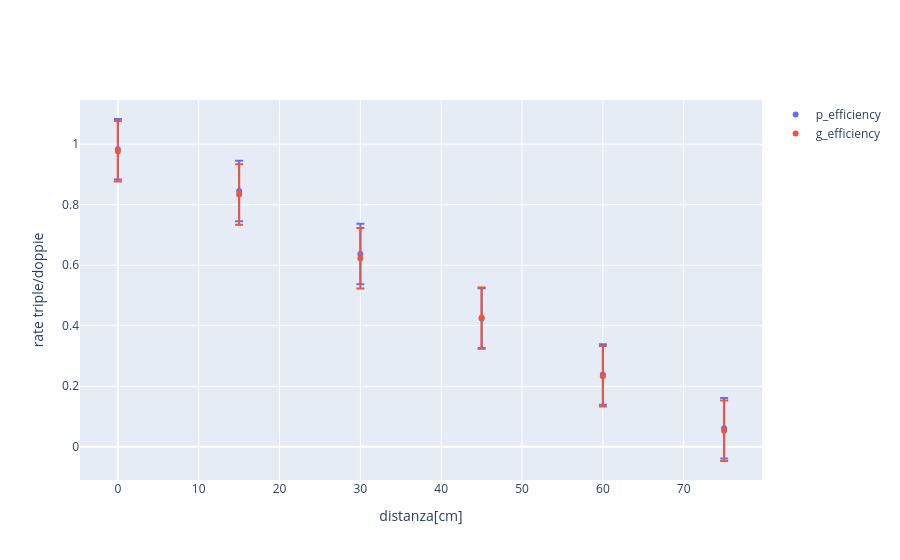

Here is the notebook cell this chart was saved with:
### Markdown cell above
# Efficiency

### Code cell
fig = go.Figure()

fig.add_trace( go.Scatter( x = df_P['p_distanza[cm]'] , y = ((df_P[' pgm_triple'])/(df_P[' gm_doppie'])) , mode = 'markers' , name = 'p_efficiency' , error_y = dict( type='data' , array=0.1*np.ones_like(df_P['p_distanza[cm]']) , visible = True)))


fig.add_trace( go.Scatter( x = df_G['g_distanza[cm]'] , y = ((df_G[' pgm_triple'])/(df_G[' pm_doppie'])) , mode = 'markers' , name = 'g_efficiency' , error_y = dict( type='data' , array=0.1*np.ones_like(df_G['g_distanza[cm]']) , visible = True)))


fig.update_xaxes( title_text = 'distanza[cm]')
fig.update_yaxes( title_text = 'rate triple/doppie')
fig.show()

### Figure 1 — Plotly figure (JSON) as saved in the notebook; plotly's stock layout.template omitted (floating-point values rounded to 4 significant figures)
{"data": [{"error_y": {"array": [0.1, 0.1, 0.1, 0.1, 0.1, 0.1], "type": "data", "visible": true}, "mode": "markers", "name": "p_efficiency", "type": "scatter", "x": [0.0, 15.0, 30.0, 45.0, 60.0, 75.0], "y": [0.9833, 0.8456, 0.6369, 0.4237, 0.2389, 0.0614]}, {"error_y": {"array": [0.1, 0.1, 0.1, 0.1, 0.1, 0.1], "type": "data", "visible": true}, "mode": "markers", "name": "g_efficiency", "type": "scatter", "x": [0.0, 15.0, 30.0, 45.0, 60.0, 75.0], "y": [0.9765, 0.8338, 0.6233, 0.4266, 0.2335, 0.05311]}], "layout": {"xaxis": {"title": {"text": "distanza[cm]"}}, "yaxis": {"title": {"text": "rate triple/doppie"}}}}
